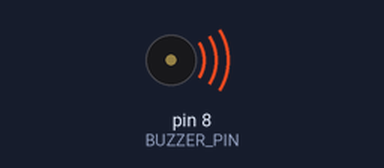
Simulated run of this sketch. Board: Arduino Uno, built with avr-gcc and run on an emulated ATmega328P. Parts: buzzer (waves = sounding).

Above: at 0.2 s.
At 20.65 s:
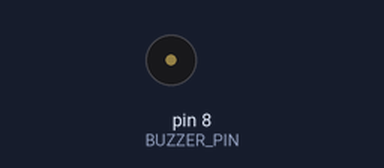
Timing chart, 0 to 22.2 s (numbered marks = the images above):
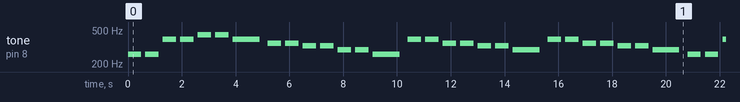

The sketch:

Active_Buzzer.ino
```cpp
/*
// Active Buzzer
#define BUZZER_PIN 8  // Connect the signal pin to D8

void setup() {
  pinMode(BUZZER_PIN, OUTPUT);
}

void loop() {
  digitalWrite(BUZZER_PIN, HIGH); // Turn buzzer ON
  delay(500);                    // Wait 1 second
  digitalWrite(BUZZER_PIN, LOW);  // Turn buzzer OFF
  delay(2000);                    // Wait 1 second
}
*/


#define BUZZER_PIN 8

// Notes and frequencies (in Hz)
#define NOTE_C  261
#define NOTE_D  294
#define NOTE_E  329
#define NOTE_F  349
#define NOTE_G  392
#define NOTE_A  440
#define NOTE_B  493
#define NOTE_C_HIGH 523

// Melody (Twinkle Twinkle Little Star)
int melody[] = {
  NOTE_C, NOTE_C, NOTE_G, NOTE_G, NOTE_A, NOTE_A, NOTE_G,
  NOTE_F, NOTE_F, NOTE_E, NOTE_E, NOTE_D, NOTE_D, NOTE_C,
  NOTE_G, NOTE_G, NOTE_F, NOTE_F, NOTE_E, NOTE_E, NOTE_D,
  NOTE_G, NOTE_G, NOTE_F, NOTE_F, NOTE_E, NOTE_E, NOTE_D,
  NOTE_C, NOTE_C, NOTE_G, NOTE_G, NOTE_A, NOTE_A, NOTE_G,
  NOTE_F, NOTE_F, NOTE_E, NOTE_E, NOTE_D, NOTE_D, NOTE_C
};

int noteDurations[] = {
  500, 500, 500, 500, 500, 500, 1000,
  500, 500, 500, 500, 500, 500, 1000,
  500, 500, 500, 500, 500, 500, 1000,
  500, 500, 500, 500, 500, 500, 1000,
  500, 500, 500, 500, 500, 500, 1000,
  500, 500, 500, 500, 500, 500, 1000
};

void setup() {
  pinMode(BUZZER_PIN, OUTPUT);
}

void loop() {
  // Nothing here – plays once on startup
  for (int i = 0; i < sizeof(melody) / sizeof(int); i++)
  {
    tone(BUZZER_PIN, melody[i], noteDurations[i]);
    delay(noteDurations[i] * 1.3);  // Slight pause between notes
    noTone(BUZZER_PIN);             // Stop tone before next
  }
  delay(3000);
}
```

Measured:
- by itself, tone on pin 8 (BUZZER_PIN): plays 261 Hz for 0.50 s, 261 Hz for 0.50 s, 392 Hz for 0.50 s, 392 Hz for 0.50 s, 440 Hz for 0.50 s, 440 Hz for 0.50 s … (164 notes in this stretch)
